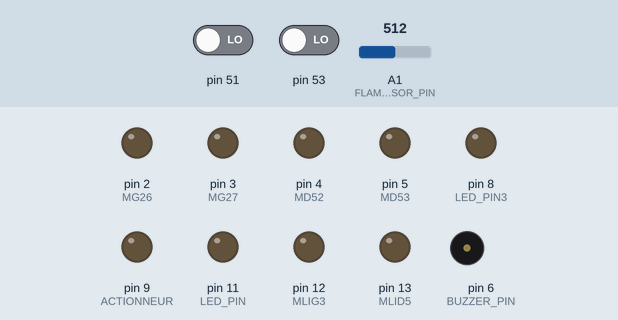
A program run on a simulated Arduino Mega 2560, built with avr-gcc and run on an emulated ATmega2560. Parts: output pins drawn as LEDs (lit = HIGH), buzzer (waves = sounding). The test bench sets the inputs (shaded band); at power-on: pin 51 LOW, pin 53 LOW, A1 (FLAME_SENSOR_PIN) = 512. What the program prints to the serial monitor is not drawn.

Above: at 1.2 s.
1.3 s: pin 51 driven HIGH
At 2.3 s:
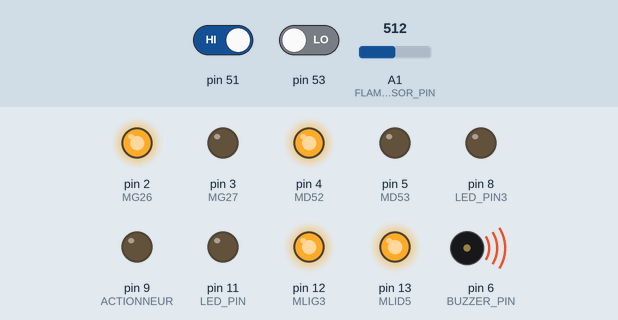
4.3 s: pin 53 driven HIGH
At 5.5 s:
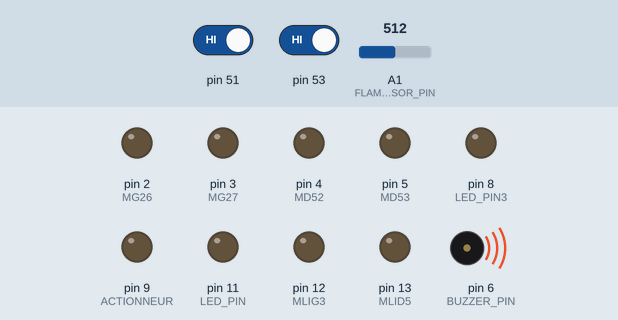
Timing chart, 0 to 7.3 s (numbered marks = the images above; inputs shaded):
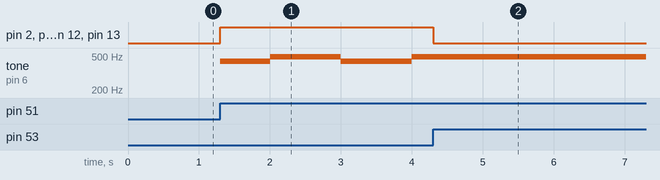

The program:

main.cpp
```cpp
#include <Arduino.h>
#include "AutomForArduino.h"

// Définition des broches
#define BUZZER_PIN 6
#define DUREE_FREQ 1000
#define FLAME_SENSOR_PIN A1
#define LED_PIN 11
#define LED_PIN3 8

#define FREQ1 435
#define FREQ2 488
#define PAS 10
#define DELAI 5
#define PAUSE 1000

// Moteur gauche
#define MG26 2
#define MG27 3
#define MLIG3 12
// Moteur droit
#define MD52 4
#define MD53 5
#define MLID5 13
// Actionneur moteur
#define ACTIONNEUR 9

Clignoteur buzz(1000);

int valeur = 0;          // Intensité actuelle (0-255)
bool monte = true;       // Sens du gradient (montée/descente)
bool enPause = false;    // Indique si la LED est en pause (cycle terminé)
unsigned long dernierTemps = 0;
unsigned long debutPause = 0;

float pourcentageFlamme;
unsigned long dernierChangement = 0;
bool etatFreq = false; // false = FREQ1, true = FREQ2
bool flammeDetectee=false;

// Mise à l'échelle : valeur brute (0-1023) vers pourcentage (0-100)
MiseAEchelle miseAEchelleFlamme(0, 1023, 0, 100);

// Temporisation à la montée de 2 secondes (2000 ms)
TemporisationRetardMontee tempoFlamme(10);
TemporisationRetardMontee demitour(2750);
TemporisationRetardMontee recul(2000);

unsigned long previousMillis = 0;
const unsigned long interval = 100; // période d'affichage en ms


// Variables d'état
int etatCourant, etatFutur;
bool frontEtape;
// Variables internes
bool fms0, fms1;
bool s0, s1;

void lectureEntrees(void);
void evolutionGrafcets(void);
void actions(void);

/***Différentes fonctions utilisées***/

void buzzer(void);
void GIRO(void);
void AVANCER(void);
void STOP(void);
void DEMIT(void);
void RECULER(void);
void flammeAc(void);

void setup() {
  pinMode(MG26, OUTPUT);
  pinMode(MG27, OUTPUT);
  pinMode(MLIG3, OUTPUT);
  pinMode(MD52, OUTPUT);
  pinMode(MD53, OUTPUT);
  pinMode(MLID5, OUTPUT);

  pinMode(53,INPUT);
  pinMode(51,INPUT);
  pinMode(49,INPUT_PULLUP);
  pinMode(A0,INPUT);
  pinMode(ACTIONNEUR,OUTPUT);
  pinMode(BUZZER_PIN, OUTPUT);
  pinMode(FLAME_SENSOR_PIN, INPUT);
  pinMode(LED_PIN, OUTPUT);
  pinMode(LED_PIN3, OUTPUT);
  flammeAc();
  STOP();
  digitalWrite(LED_PIN, LOW);
  digitalWrite(LED_PIN3, LOW);
  digitalWrite(BUZZER_PIN, LOW);
  digitalWrite(ACTIONNEUR, LOW);
  etatCourant = etatFutur = 0;
  Serial.begin(9600);
  Serial.println("Fin initialisation");
}

void loop() {
  lectureEntrees();
  evolutionGrafcets();
  actions();
  flammeAc();
}

/***utilisations des fronts montant***/

void lectureEntrees()
{
  // Détection des fronts montants pour S0,
  fms0 = (digitalRead(53) && !s0);
  s0 = digitalRead(53);
// TODO: Ajouter les autres fronts montants pour S1 et S2,
  fms1 = (digitalRead(51) && !s1);
  s1 = digitalRead(51);

}

void evolutionGrafcets()
{
  // TODO: Implémenter les transitions du grafcet
  // Exemple: Si état 0 et S1 pressé, passer à état 1
  if (etatCourant==0 && fms1 == 1) etatFutur = 1;
  if (etatCourant==1 && flammeDetectee) etatFutur = 2;
  if (etatCourant==2 && (pourcentageFlamme>50) && (pourcentageFlamme<90)) etatFutur = 3;
  if (etatCourant==3 && (pourcentageFlamme>98)) etatFutur = 4;
  if (etatCourant==4 && (pourcentageFlamme<10)) etatFutur = 5;
  if (etatCourant==5 && (recul.getSortie()==1)) etatFutur = 6;
  if (etatCourant==6 && (demitour.getSortie()==1)) etatFutur = 7;

  if (fms0 == 1) etatFutur = 0;

  frontEtape = (etatCourant != etatFutur);
  if (frontEtape) {
    Serial.print("etat=");
    Serial.println(etatFutur);
  }
  etatCourant = etatFutur;
}

void actions()
{
  // Exemple: Allumer H1 à l'état 1
  if (etatCourant==0) {STOP();digitalWrite(BUZZER_PIN,LOW);}
  if (etatCourant==1) {GIRO();buzzer();AVANCER();}
  if (etatCourant==2) {GIRO();buzzer();AVANCER();}
  if (etatCourant==3) {GIRO();buzzer();AVANCER();}
  if (etatCourant==4) {GIRO();buzzer();STOP();digitalWrite(ACTIONNEUR,HIGH);}
  if (etatCourant==5) {RECULER();digitalWrite(ACTIONNEUR,LOW);recul.activation();digitalWrite(BUZZER_PIN,LOW);}
  if (etatCourant==6) {DEMIT();demitour.activation();}
  if (etatCourant==7) AVANCER();

}

/***Detection de la flamme***/

void flammeAc() {

  float flamme;
  // Lecture du capteur
  int valeurBrute = analogRead(FLAME_SENSOR_PIN);
  flamme = miseAEchelleFlamme.convertir(valeurBrute);
  pourcentageFlamme=100-flamme;

  // Affichage toutes les 100 ms
  unsigned long currentMillis = millis();
  if (currentMillis - previousMillis >= interval) {
    previousMillis = currentMillis;
    Serial.print("Valeur brute : ");
    Serial.print(valeurBrute);
    Serial.print(" | Pourcentage flamme : ");
    Serial.println(pourcentageFlamme);
  }

  // Seuil de détection (à ajuster selon calibration)
  flammeDetectee = (pourcentageFlamme > 30);

  // Activation de la temporisation à la montée

  // La LED s'allume seulement si la flamme est détectée de façon continue pendant 2 secondes
  if (tempoFlamme.getSortie()) {
    digitalWrite(LED_PIN, HIGH);
  } else {
    digitalWrite(LED_PIN, LOW);
  }

}


void buzzer() {

  if (buzz.statut()==1)
  {
    tone(BUZZER_PIN, 435);
  }

 if (buzz.statut()==0)
  {
    tone(BUZZER_PIN, 488);
  }

}

void GIRO() {
  unsigned long maintenant = millis();
  if (enPause) {
    if (maintenant - debutPause >= PAUSE) {
      enPause = false;
      valeur = 0;
      monte = true;
      dernierTemps = maintenant;
    } else {
      analogWrite(LED_PIN3, 0);
    }
    return;
  }
  if (maintenant - dernierTemps >= DELAI) {
    if (monte) {
      valeur += PAS;
      if (valeur >= 255) {
        valeur = 255; monte = false;
      }
    } else {
      valeur -= PAS;
      if (valeur <= 0) {
        valeur = 0; enPause = true; debutPause = maintenant;
      }
    }
    analogWrite(LED_PIN3, valeur);
    dernierTemps = maintenant;
  }
}

void AVANCER() {
  digitalWrite(MLIG3, HIGH);
  digitalWrite(MG26, HIGH);
  digitalWrite(MG27, LOW);

  digitalWrite(MLID5, HIGH);
  digitalWrite(MD52, HIGH);
  digitalWrite(MD53, LOW);
}

void RECULER() {
  digitalWrite(MLIG3, HIGH);
  digitalWrite(MG26, LOW);
  digitalWrite(MG27, HIGH);

  digitalWrite(MLID5, HIGH);
  digitalWrite(MD52, LOW);
  digitalWrite(MD53, HIGH);
}

void STOP() {
  digitalWrite(MLIG3, LOW);
  digitalWrite(MG26, LOW);
  digitalWrite(MG27, LOW);

  digitalWrite(MLID5, LOW);
  digitalWrite(MD52, LOW);
  digitalWrite(MD53, LOW);
}

void DEMIT() {
  digitalWrite(MLIG3, HIGH);
  digitalWrite(MG26, HIGH);
  digitalWrite(MG27, LOW);

  digitalWrite(MLID5, HIGH);
  digitalWrite(MD52, LOW);
  digitalWrite(MD53, HIGH);
}
```

Measured:
- after the input at 1.3 s, pin 2 (MG26), pin 4 (MD52), pin 12 (MLIG3), pin 13 (MLID5): LOW → HIGH at once; tone on pin 6 (BUZZER_PIN): silent → 435 Hz at once, → 488 Hz 0.70 s later, → 435 Hz 1.0 s later, → 488 Hz 1.0 s later
- after the input at 4.3 s, pin 2 (MG26), pin 4 (MD52), pin 12 (MLIG3), pin 13 (MLID5): HIGH → LOW at once; tone on pin 6 (BUZZER_PIN): stops changing and stays 488 Hz
